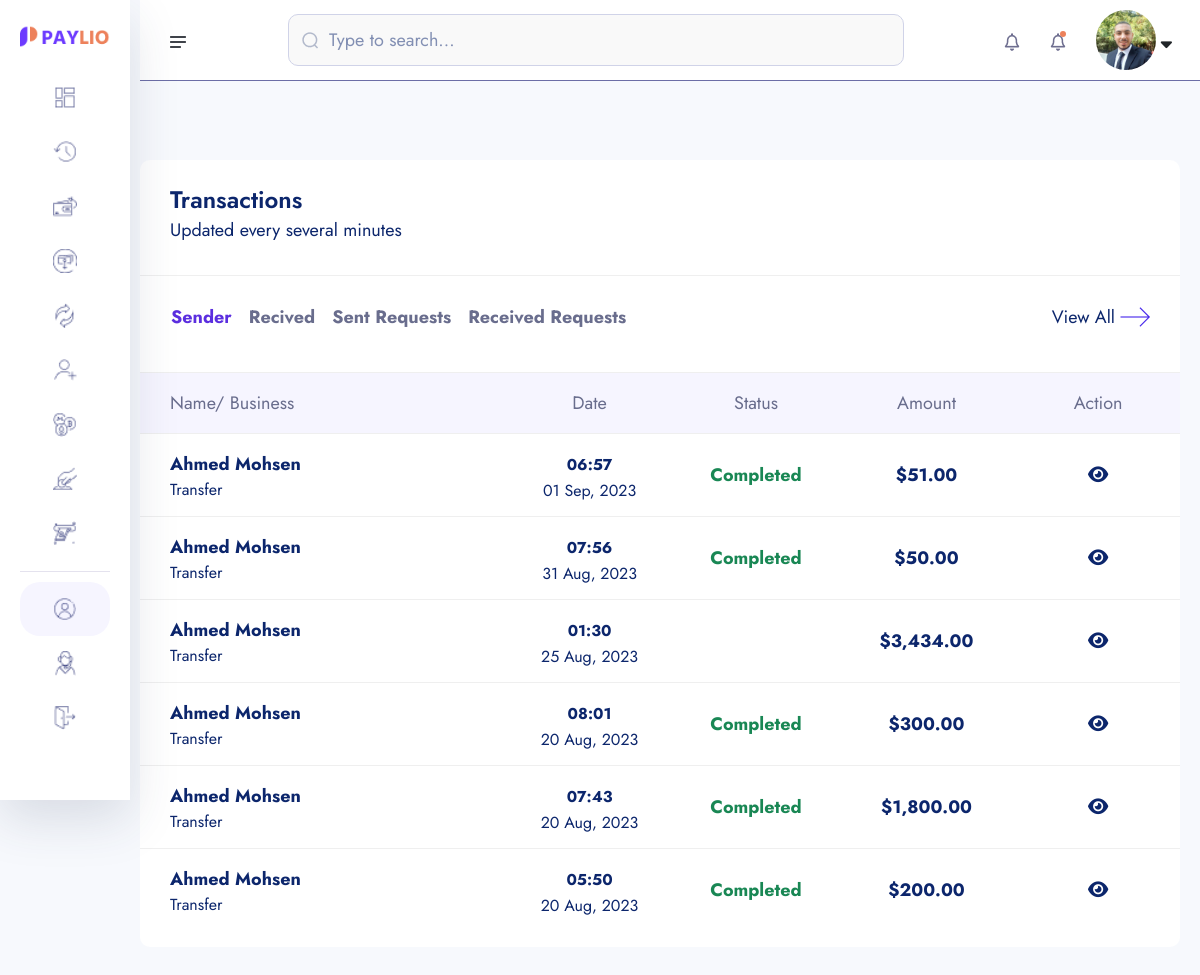
Before: /transaction/ (signed in) with the older database file.
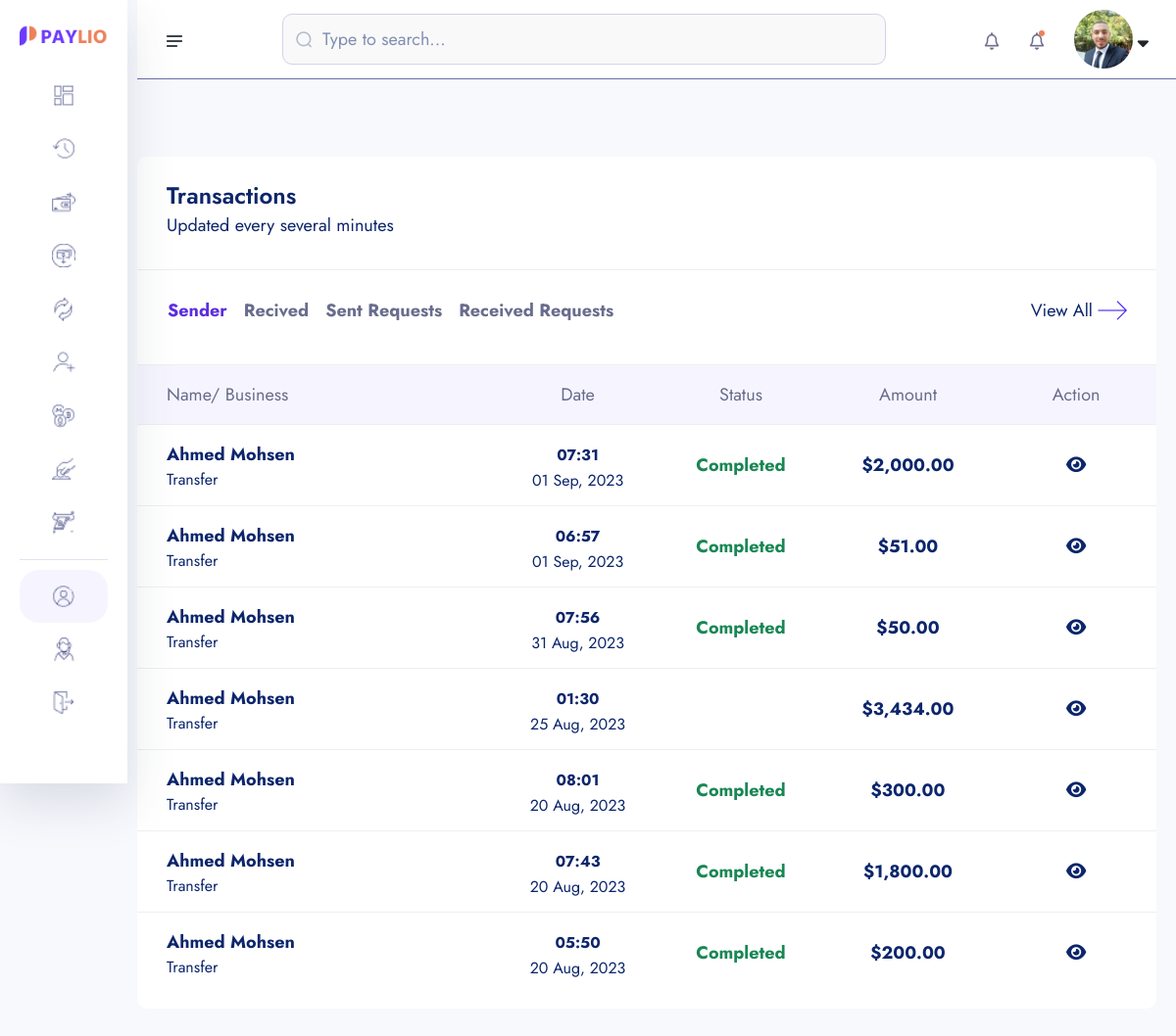
After: the same page with the newer database file.
### core/models.py (models this page shows, shortened)
class Transaction(models.Model):
    transaction_id = ShortUUIDField(unique = True, length = 15, max_length=20, prefix="TRN")
    user = models.ForeignKey(User, on_delete=models.SET_NULL, null=True, related_name="user")
    amount = models.DecimalField(max_digits=12, decimal_places=2,default=0.00)
    description = models.CharField(max_length=1000, null=True, blank=True)
    reciver = models.ForeignKey(User, on_delete=models.SET_NULL, null=True, related_name="reciver")
    sender = models.ForeignKey(User, on_delete=models.SET_NULL, null=True, related_name="sender")
    reciver_account = models.ForeignKey(Account, on_delete=models.SET_NULL, null=True, related_name="reciver_account")
    sender_account = models.ForeignKey(Account, on_delete=models.SET_NULL, null=True, related_name="sender_account")
    status = models.CharField(choices=TRANSACTION_STATUS ,max_length=100, default="pending")
    transaction_type = models.CharField(choices=TRANSACTION_TYPE ,max_length=100, default="none")
    date = models.DateTimeField(auto_now_add=True)
    update = models.DateTimeField(auto_now_add=False, null=True, blank=True)

### userauths/models.py (models this page shows, shortened)
class User(AbstractUser):
    username = models.CharField(max_length=100)
    email = models.EmailField(unique=True)
    is_staff = models.BooleanField(default=False)
    is_superuser = models.BooleanField(default=False)
    USERNAME_FIELD = 'email'
    REQUIRED_FIELDS = ['username']

### account/models.py (models this page shows, shortened)
class KYC(models.Model):
    id = models.UUIDField(primary_key=True, unique=True, default=uuid.uuid4, editable=False)
    user =  models.OneToOneField(User, on_delete=models.CASCADE)
    account =  models.OneToOneField(Account, on_delete=models.CASCADE, null=True, blank=True)
    full_name = models.CharField(max_length=1000)
    image = models.ImageField(upload_to="kyc", default="default.jpg")
    marital_status = models.CharField(choices=MARITAL_STATUS, max_length=40)
    gender = models.CharField(choices=GENDER, max_length=40)
    identity_type = models.CharField(choices=IDENTITY_TYPE, max_length=140)
    identity_image = models.ImageField(upload_to="kyc", null=True, blank=True)
    date_of_birth = models.DateTimeField(auto_now_add=False)
    signature = models.ImageField(upload_to="kyc")
    country = models.CharField(max_length=100)
    state = models.CharField(max_length=100)
    city = models.CharField(max_length=100)
    mobile = models.CharField(max_length=1000)
    fax = models.CharField(max_length=1000)
    date = models.DateTimeField(auto_now_add=True)
    class Meta:
        ordering = ['-date']

### core/transaction.py (the view)
# urls.py: path('transaction/',transaction_list, name='transaction-list' ),
@login_required
def transaction_list(request):
    transaction_sender = Transaction.objects.filter(sender = request.user, transaction_type="transfer").order_by("-id")
    transaction_reciver = Transaction.objects.filter(reciver = request.user, transaction_type="transfer").order_by("-id")
    request_sender_transaction = Transaction.objects.filter(sender=request.user, transaction_type="request")
    request_reciever_transaction = Transaction.objects.filter(reciver=request.user, transaction_type="request")
    context = {
        "transaction_sender":transaction_sender,
        "transaction_reciver":transaction_reciver,
        "request_sender_transaction":request_sender_transaction,
        "request_reciever_transaction": request_reciever_transaction,
    }
    return render(request, 'transaction/transaction_list.html', context)

### core/context_processor.py (called while the page is built)
def default(request):
    try:
        notifications = Notification.objects.filter(user=request.user).order_by("-id")[:10]
    except:
        notifications = None
    return {
        "notifications":notifications,
    }

### templates/transaction/transaction_list.html (shortened to what the changed rows need)
{% extends "partials/dashboard-base.html" %}
{% load static %}
{% load humanize %}
{% block content %}
    <section class="dashboard-section body-collapse">
        <div class="overlay pt-120">
            <div class="container-fruid">
                <div class="row">
                    <div class="col-xl-12 col-lg-12">
                        <div class="section-content">
                            <div class="transactions-area mt-40">
                                <div class="tab-content mt-40">
                                    <div class="tab-pane fade show active" id="latest" role="tabpanel" aria-labelledby="latest-tab">
                                        <div class="table-responsive">
                                            <table class="table">
                                                <thead>
                                                    <tr>
                                                        <th scope="col">Name/ Business</th>
                                                        <th scope="col">Date</th>
                                                        <th scope="col">Status</th>
                                                        <th scope="col">Amount</th>
                                                        <th scope="col">Action</th>
                                                    </tr>
                                                </thead>
                                                <tbody>
                                                    {% for s in transaction_sender  %}
                                                    <tr data-bs-toggle="modal" data-bs-target="#transactionsMod">
                                                        <th scope="row">
                                                            <p>{{s.reciver.kyc.full_name|title}}</p>
                                                            <p class="mdr">{{s.transaction_type|title}}</p>
                                                        </th>
                                                        <td>
                                                            <p><small>{{s.date|date:"h:i"}}</small></p>
                                                            <p class="mdr">{{s.date|date:"d M, Y"}}</p>
                                                        </td>
                                                        <td>
                                                            {% if s.status == 'completed' %}
                                                                <p class="text-success">{{s.status|title}}</p>
                                                            {% endif %}
                                                        </td>
                                                        <td>
                                                            <p>${{s.amount|intcomma}}</p>
                                                        </td>
                                                        <td>
                                                            <a href="{% url 'core:transaction-detail' s.transaction_id %}"><i class=" fas fa-eye"></i></a>
                                                        </td>
                                                    </tr>
                                                    {% endfor %}
                                                </tbody>
                                            </table>
                                        </div>
                                    </div>
                                </div>
                            </div>
                        </div>
                    </div>
                </div>
            </div>
        </div>
    </section>
{% endblock content %}

Changed rows visible on the page:
added Transaction: reciver.kyc.full_name "Ahmed Mohsen", transaction_type "Transfer", date "07:31", date "01 Sep, 2023", status "Completed", amount "2,000.00"
